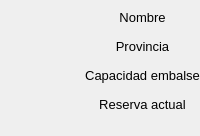
         <widget class="QWidget" name="divAbajo" native="true">
          <layout class="QGridLayout" name="gridLayout_5">
           <property name="leftMargin">
            <number>0</number>
           </property>
           <property name="topMargin">
            <number>0</number>
           </property>
           <property name="rightMargin">
            <number>0</number>
           </property>
           <property name="bottomMargin">
            <number>0</number>
           </property>
           <property name="spacing">
            <number>0</number>
           </property>
           <item row="0" column="1">
            <widget class="QWidget" name="widget_20" native="true">
             <property name="maximumSize">
              <size>
               <width>300</width>
               <height>16777215</height>
              </size>
             </property>
             <layout class="QGridLayout" name="gridLayout_4">
              <property name="leftMargin">
               <number>0</number>
              </property>
              <property name="topMargin">
               <number>0</number>
              </property>
              <property name="rightMargin">
               <number>0</number>
              </property>
              <property name="bottomMargin">
               <number>0</number>
              </property>
              <property name="spacing">
               <number>0</number>
              </property>
              <item row="0" column="0">
               <layout class="QVBoxLayout" name="verticalLayout_17">
                <property name="spacing">
                 <number>0</number>
                </property>
                <property name="topMargin">
                 <number>10</number>
                </property>
                <property name="bottomMargin">
                 <number>10</number>
                </property>
                <item>
                 <widget class="QWidget" name="boardNombre_2" native="true">
                  <layout class="QVBoxLayout" name="verticalLayout_16">
                   <property name="spacing">
                    <number>0</number>
                   </property>
                   <property name="leftMargin">
                    <number>0</number>
                   </property>
                   <property name="topMargin">
                    <number>0</number>
                   </property>
                   <property name="rightMargin">
                    <number>0</number>
                   </property>
                   <property name="bottomMargin">
                    <number>0</number>
                   </property>
                   <item>
                    <widget class="QWidget" name="widget_24" native="true">
                     <layout class="QHBoxLayout" name="horizontalLayout_9">
                      <property name="spacing">
                       <number>0</number>
                      </property>
                      <property name="leftMargin">
                       <number>0</number>
                      </property>
                      <property name="topMargin">
                       <number>0</number>
                      </property>
                      <property name="rightMargin">
                       <number>0</number>
                      </property>
                      <property name="bottomMargin">
                       <number>0</number>
                      </property>
                      <item>
                       <layout class="QVBoxLayout" name="verticalLayout_10">
                        <item>
                         <widget class="QLabel" name="label_4">
                          <property name="font">
                           <font>
                            <pointsize>10</pointsize>
                           </font>
                          </property>
                          <property name="text">
                           <string>Nombre</string>
                          </property>
                          <property name="alignment">
                           <set>Qt::AlignCenter</set>
                          </property>
                         </widget>
                        </item>
                        <item>
                         <widget class="QLabel" name="txtNombreProvinciaLasso">
                          <property name="text">
                           <string/>
                          </property>
                          <property name="alignment">
                           <set>Qt::AlignCenter</set>
                          </property>
                         </widget>
                        </item>
                       </layout>
                      </item>
                     </layout>
                    </widget>
                   </item>
                   <item>
                    <widget class="QWidget" name="widget_25" native="true">
                     <layout class="QHBoxLayout" name="horizontalLayout_10">
                      <property name="spacing">
                       <number>0</number>
                      </property>
                      <property name="leftMargin">
                       <number>0</number>
                      </property>
                      <property name="topMargin">
                       <number>0</number>
                      </property>
                      <property name="rightMargin">
                       <number>0</number>
                      </property>
                      <property name="bottomMargin">
                       <number>0</number>
                      </property>
                      <item>
                       <layout class="QVBoxLayout" name="verticalLayout_11">
                        <property name="spacing">
                         <number>0</number>
                        </property>
                        <item>
                         <widget class="QLabel" name="label_6">
                          <property name="font">
                           <font>
                            <pointsize>10</pointsize>
                           </font>
                          </property>
                          <property name="text">
                           <string>Provincia</string>
                          </property>
                          <property name="alignment">
                           <set>Qt::AlignCenter</set>
                          </property>
                         </widget>
                        </item>
                        <item>
                         <widget class="QLabel" name="txtProvinciaLasso">
                          <property name="text">
                           <string/>
                          </property>
                          <property name="alignment">
                           <set>Qt::AlignCenter</set>
                          </property>
                         </widget>
                        </item>
                       </layout>
                      </item>
                     </layout>
                    </widget>
                   </item>
                  </layout>
                 </widget>
                </item>
                <item>
                 <widget class="QWidget" name="boardCapacidadLasso" native="true">
                  <layout class="QHBoxLayout" name="horizontalLayout_11">
                   <property name="spacing">
                    <number>0</number>
                   </property>
                   <property name="leftMargin">
                    <number>0</number>
                   </property>
                   <property name="topMargin">
                    <number>0</number>
                   </property>
                   <property name="rightMargin">
                    <number>0</number>
                   </property>
                   <property name="bottomMargin">
                    <number>0</number>
                   </property>
                   <item>
                    <layout class="QVBoxLayout" name="verticalLayout_12">
                     <property name="spacing">
                      <number>0</number>
                     </property>
                     <item>
                      <widget class="QLabel" name="label_8">
                       <property name="font">
                        <font>
                         <pointsize>10</pointsize>
                        </font>
                       </property>
                       <property name="text">
                        <string>Capacidad embalse</string>
                       </property>
                       <property name="alignment">
                        <set>Qt::AlignCenter</set>
                       </property>
                      </widget>
                     </item>
                     <item>
                      <widget class="QLabel" name="txtCapacidadEmbalseLasso">
                       <property name="text">
                        <string/>
                       </property>
                       <property name="alignment">
                        <set>Qt::AlignCenter</set>
                       </property>
                      </widget>
                     </item>
                    </layout>
                   </item>
                  </layout>
                 </widget>
                </item>
                <item>
                 <widget class="QWidget" name="boardReservaLasso" native="true">
                  <layout class="QHBoxLayout" name="horizontalLayout_12">
                   <property name="spacing">
                    <number>0</number>
                   </property>
                   <property name="leftMargin">
                    <number>0</number>
                   </property>
                   <property name="topMargin">
                    <number>0</number>
                   </property>
                   <property name="rightMargin">
                    <number>0</number>
                   </property>
                   <property name="bottomMargin">
                    <number>0</number>
                   </property>
                   <item>
                    <layout class="QVBoxLayout" name="verticalLayout_13">
                     <property name="spacing">
                      <number>0</number>
                     </property>
                     <item>
                      <widget class="QLabel" name="label_10">
                       <property name="font">
                        <font>
                         <pointsize>10</pointsize>
                        </font>
                       </property>
                       <property name="text">
                        <string>Reserva actual</string>
                       </property>
                       <property name="alignment">
                        <set>Qt::AlignCenter</set>
                       </property>
                      </widget>
                     </item>
                     <item>
                      <widget class="QLabel" name="txtReservaActualLasso">
                       <property name="text">
                        <string/>
                       </property>
                       <property name="alignment">
                        <set>Qt::AlignCenter</set>
                       </property>
                      </widget>
                     </item>
                    </layout>
                   </item>
                  </layout>
                 </widget>
                </item>
               </layout>
              </item>
             </layout>
            </widget>
           </item>
           <item row="0" column="0">
            <widget class="QWidget" name="mapaLasso" native="true"/>
           </item>
          </layout>
         </widget>
